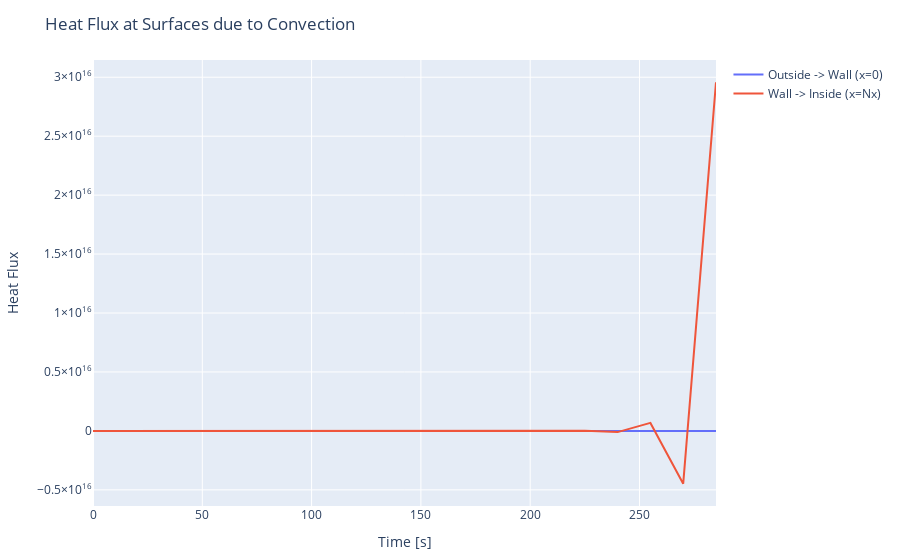

The code cell stored with this chart in its notebook:
### Code cell
trace1 = PlotlyJS.scatter(x=time_val, y=E_conv_in_time[1:end-1], mode="lines", name="Wall -> Inside (x=Nx)")

trace2 = PlotlyJS.scatter(x=time_val, y=E_conv_out_time[1:end-1],mode="lines", name="Outside -> Wall (x=0)")

# .plot(t/3600, T_int, mode="lines", name="T_int", )
PlotlyJS.plot([trace2, trace1], Layout(;title="Heat Flux at Surfaces due to Convection", showlegend=true, xaxis_title="Time [s]", yaxis_title="Heat Flux" ),  config=PlotConfig(scrollZoom=false))

### Figure 1 — Plotly figure (JSON) as saved in the notebook; plotly's stock layout.template omitted (floating-point values rounded to 4 significant figures)
{"data": [{"mode": "lines", "name": "Outside -> Wall (x=0)", "type": "scatter", "x": [0, 15, 30, 45, 60, 75, 90, 105, 120, 135, 150, 165, 180, 195, 210, 225, 240, 255, 270, 285, 300], "y": [0, -6.678, -12.15, -16.64, -20.34, -23.4, -25.93, -28.02, -29.76, -31.2, -32.4, -33.39, -34.21, -34.89, -35.45, -35.9, -36.27, -36.57, -36.8, -36.98]}, {"mode": "lines", "name": "Wall -> Inside (x=Nx)", "type": "scatter", "x": [0, 15, 30, 45, 60, 75, 90, 105, 120, 135, 150, 165, 180, 195, 210, 225, 240, 255, 270, 285, 300], "y": [0, 59.86, -335.2, 2273.0, -14950.0, 98780.0, -652200.0, 4306000.0, -28430000.0, 187700000.0, -1240000000.0, 8185000000.0, -54040000000.0, 356800000000.0, -2356000000000.0, 15560000000000.0, -102700000000000.0, 678300000000000.0, -4478480534922374, 29570671755336344]}], "layout": {"margin": {"b": 50, "l": 50, "r": 50, "t": 60}, "showlegend": true, "title": "Heat Flux at Surfaces due to Convection", "xaxis": {"title": {"text": "Time [s]"}}, "yaxis": {"title": {"text": "Heat Flux"}}}}
